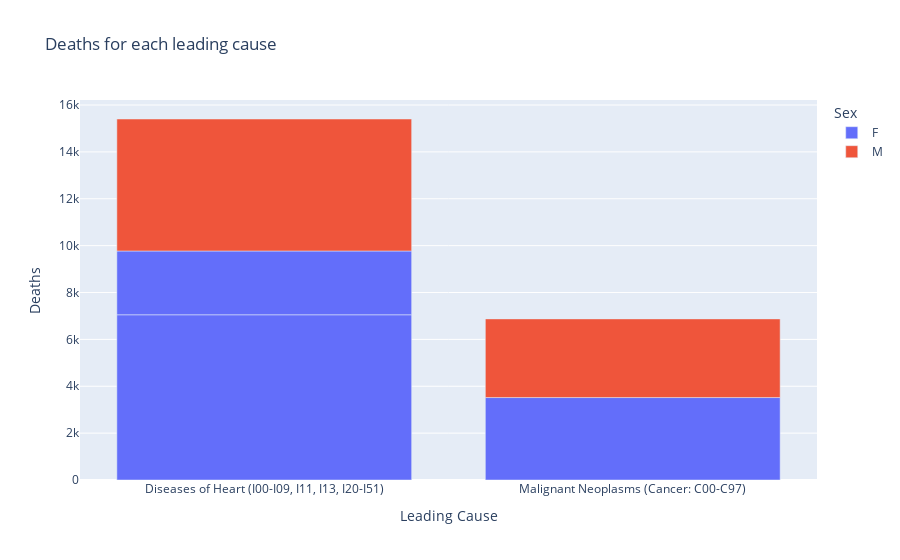

Notebook code cell kept with this figure:
### Code cell
# second visual 
px.bar(d, x="Leading Cause", y="Deaths", color="Sex", title="Deaths for each leading cause").show()

### Figure 1 — Plotly figure (JSON) as saved in the notebook; plotly's stock layout.template omitted (floating-point values rounded to 4 significant figures)
{"data": [{"alignmentgroup": "True", "hovertemplate": "Sex=F<br>Leading Cause=%{x}<br>Deaths=%{y}<extra></extra>", "legendgroup": "F", "marker": {"color": "#636efa", "pattern": {"shape": ""}}, "name": "F", "offsetgroup": "F", "orientation": "v", "showlegend": true, "textposition": "auto", "type": "bar", "x": ["Diseases of Heart (I00-I09, I11, I13, I20-I51)", "Malignant Neoplasms (Cancer: C00-C97)", "Diseases of Heart (I00-I09, I11, I13, I20-I51)"], "xaxis": "x", "y": [7050, 3518, 2722], "yaxis": "y"}, {"alignmentgroup": "True", "hovertemplate": "Sex=M<br>Leading Cause=%{x}<br>Deaths=%{y}<extra></extra>", "legendgroup": "M", "marker": {"color": "#EF553B", "pattern": {"shape": ""}}, "name": "M", "offsetgroup": "M", "orientation": "v", "showlegend": true, "textposition": "auto", "type": "bar", "x": ["Diseases of Heart (I00-I09, I11, I13, I20-I51)", "Malignant Neoplasms (Cancer: C00-C97)"], "xaxis": "x", "y": [5632, 3356], "yaxis": "y"}], "layout": {"barmode": "relative", "legend": {"title": {"text": "Sex"}, "tracegroupgap": 0}, "title": {"text": "Deaths for each leading cause"}, "xaxis": {"anchor": "y", "domain": [0, 1], "title": {"text": "Leading Cause"}}, "yaxis": {"anchor": "x", "domain": [0, 1], "title": {"text": "Deaths"}}}}
